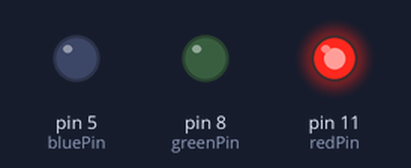
Bench run of a sketch on a simulated Arduino Uno, built with avr-gcc and run on an emulated ATmega328P. On the bench: output pins drawn as LEDs (lit = HIGH).

Above: at 0.05 s.
At 1.2 s:
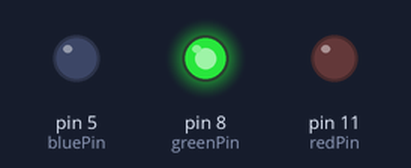
At 17.4 s:
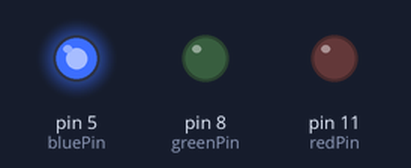
At 34.1 s:
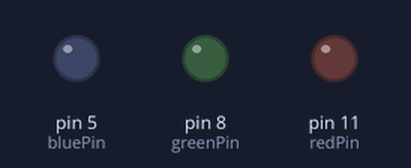
Timing chart, 0 to 46.8 s (numbered marks = the images above):
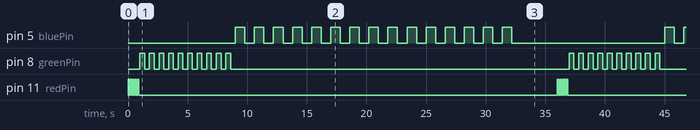

Measured:
- by itself, pin 5 (bluePin): repeats every 36.0 s: HIGH 0.80 s, LOW 12.8 s, 14 × (HIGH 0.80 s, LOW 0.80 s)
- by itself, pin 8 (greenPin): repeats every 36.0 s: 9 × (LOW 0.40 s, HIGH 0.40 s), LOW 28.4 s, HIGH 0.40 s
- by itself, pin 11 (redPin): repeats every 36.0 s: 4 × (LOW 0.10 s, HIGH 0.10 s), LOW 35.1 s, HIGH 0.10 s

The sketch:

04-Understanding-Variables.ino
```cpp
/**
 * Homework 04 — Understanding Variables
 *
 * Similar to assignment 3 but make the lights blink at different speeds and different times. Variables must be used.
 *
 */

int redPin = 11; //5 Times fast
int greenPin = 8; //10 Times slow
int bluePin = 5; //15 Times very slow
int redDelay = 100;
int greenDelay = 400;
int blueDelay = 800;

int finalWait = 3000;


void setup() {
  pinMode(redPin,OUTPUT);
  pinMode(greenPin,OUTPUT);
  pinMode(bluePin,OUTPUT);
}

void loop() {

  for(int i = 0; i < 5; i++){
    digitalWrite(redPin,HIGH);
    delay(redDelay);
    digitalWrite(redPin,LOW);
    delay(redDelay);
  }
  for(int i = 0; i < 10; i++){
    digitalWrite(greenPin,HIGH);
    delay(greenDelay);
    digitalWrite(greenPin,LOW);
    delay(greenDelay);
  }
  for(int i = 0; i < 15; i++){
    digitalWrite(bluePin,HIGH);
    delay(blueDelay);
    digitalWrite(bluePin,LOW);
    delay(blueDelay);
  }


  delay(finalWait);

}
```
